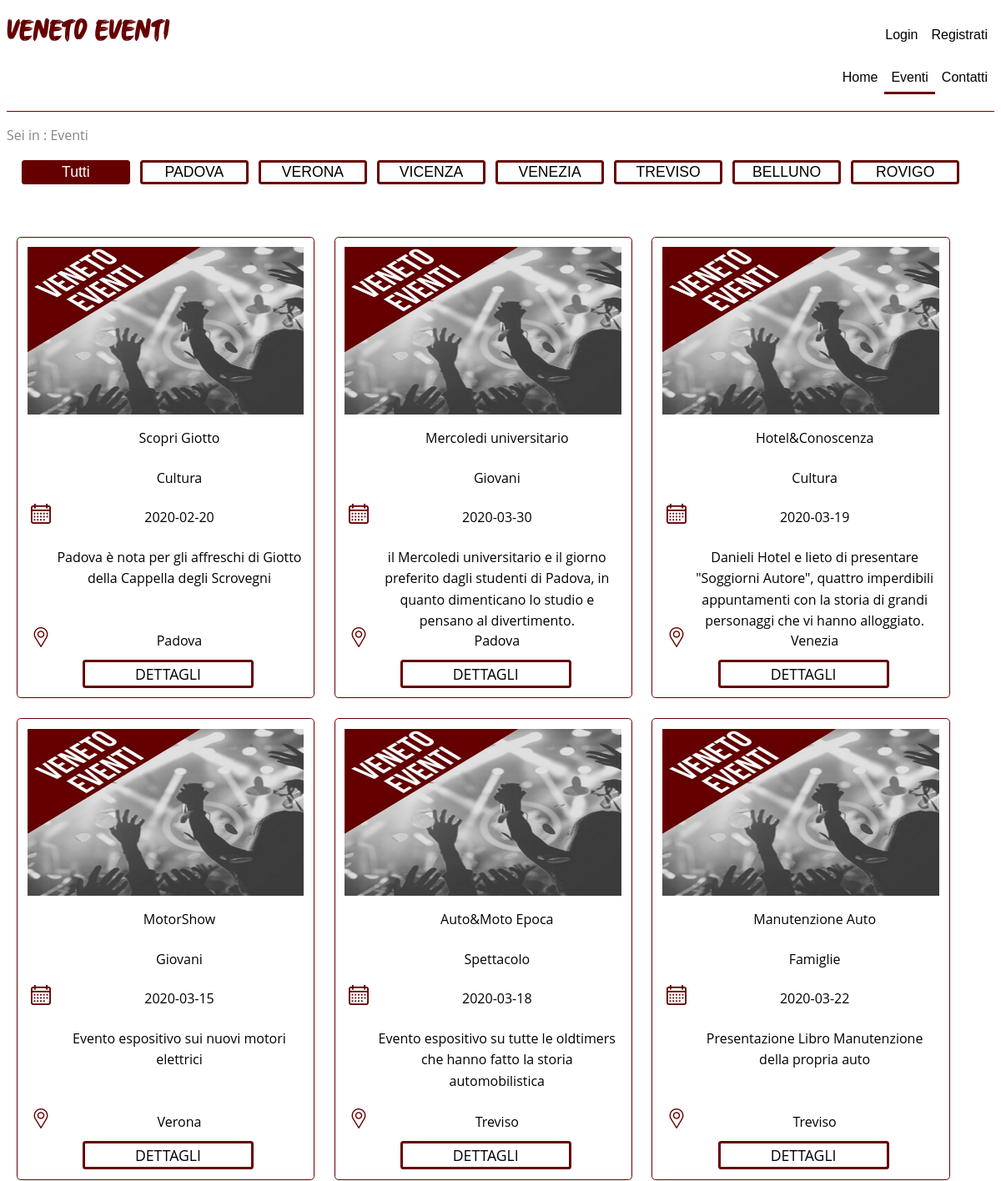
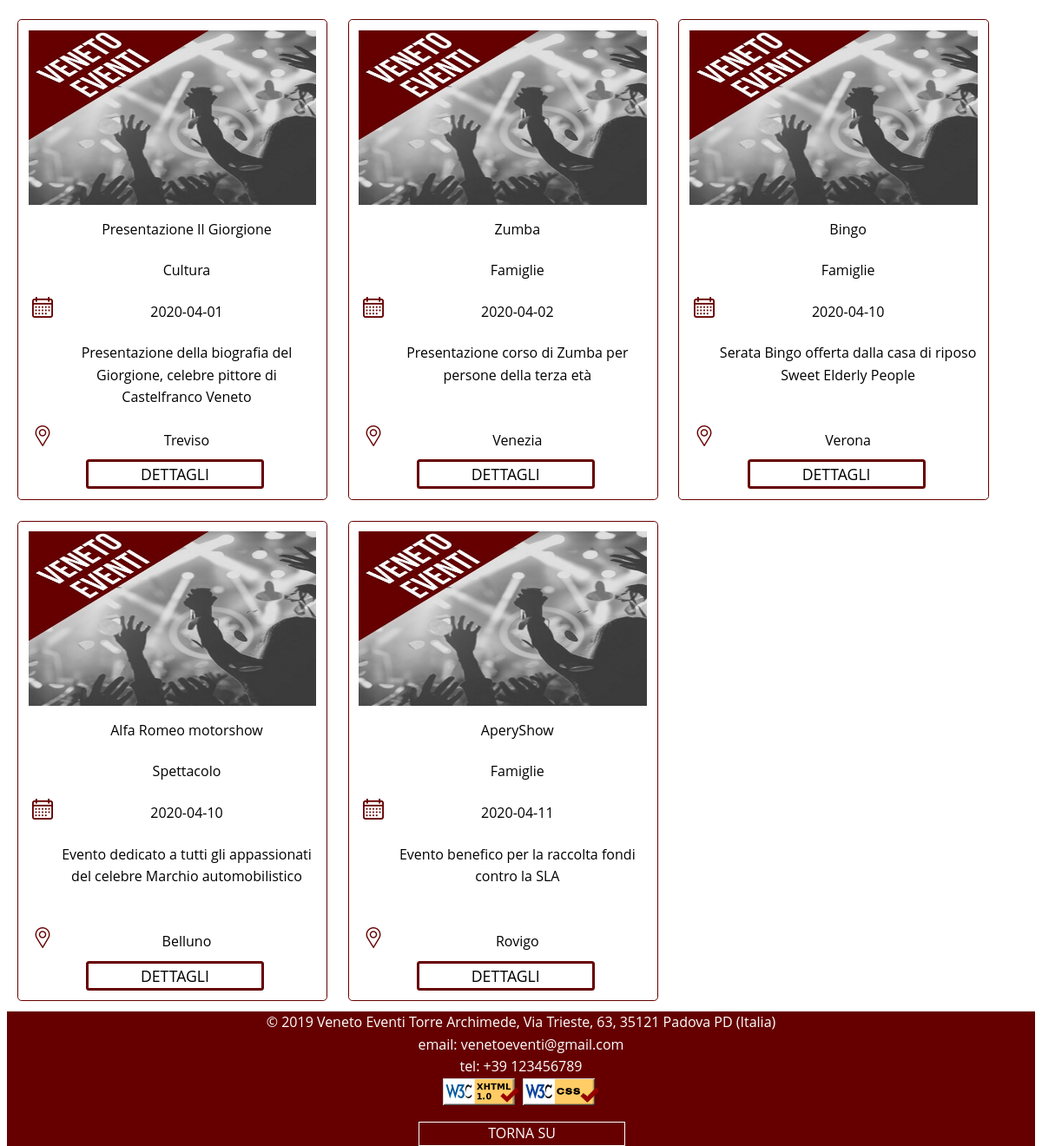
Page /eventi.php on the committed database (2 pictures, top to bottom).
### tables this page shows
CREATE TABLE `eventi` (
  `ID` int(11) NOT NULL,
  `Titolo` varchar(255) NOT NULL,
  `Descrizione` varchar(500) NOT NULL,
  `Luogo` varchar(255) NOT NULL,
  `Citta` enum('Venezia','Padova','Verona','Vicenza','Belluno','Treviso','Rovigo') NOT NULL,
  `Data` date NOT NULL,
  `Categoria` varchar(255) NOT NULL,
  `Azienda` varchar(255) NOT NULL
);

### eventi.php (the view, shortened to what this page needs)
<!DOCTYPE html PUBLIC "-//W3C//DTD XHTML 1.0 Strict//EN"
    "http://www.w3.org/TR/xhtml1/DTD/xhtml1-strict.dtd">
<html xmlns="http://www.w3.org/1999/xhtml" xml:lang="it" lang="it">
<head>
	<?php
        include_once 'functions.php';
     ?>
  </head>
<div class="home-pt1 eventi-pt1">
       <div id="contenitore-bottoni-citta" class="lista-citta citta-eventi">
        <div class="eventi-sx">
            <div>
              <button class="box-pulsante box-width-11 attivo selezione" onclick="filterSelectionCitta('Tutti')"> Tutti </button>
              <button class="box-pulsante box-width-11 selezione" onclick="filterSelectionCitta('Padova')"> PADOVA </button>
              <button class="box-pulsante box-width-11 selezione" onclick="filterSelectionCitta('Verona')">VERONA</button>
              <button class="box-pulsante box-width-11 selezione" onclick="filterSelectionCitta('Vicenza')">VICENZA</button>
            </div>
            <div>
              <button class="box-pulsante box-width-11 selezione" onclick="filterSelectionCitta('Venezia')">VENEZIA</button>
              <button class="box-pulsante box-width-11 selezione" onclick="filterSelectionCitta('Treviso')">TREVISO</button>
              <button class="box-pulsante box-width-11 selezione" onclick="filterSelectionCitta('Belluno')">BELLUNO</button>
              <button class="box-pulsante box-width-11 selezione" onclick="filterSelectionCitta('Rovigo')">ROVIGO</button>
            </div>
        </div>
      </div>
    </div>
	<div class="home-pt3">
<?php
            require_once('functions.php');
            $output=getEventiTutti();
            $outCat="";
            if($_SESSION['eventi']===true){
            foreach ($output as $elem) {
                if($elem){
                    $outCat.=   "
                                    <div class='filterDiv ".$elem['Citta']." box-evento ".$elem['Categoria']."'>
                                        <div class='box-img'>
                                            <img class='img-evento' src='".getImg($elem['ID'])."' alt='immagine evento'>
                                        </div>
                                        <div class='box-titolo'>
                                            <div class='box-icona'></div>
                                                <p class='scritte-evento'>".$elem['Titolo']."</p>
                                        </div>
                                        <div class='box-categoria '>
                                            <div class='box-icona'></div>
                                            <p class='scritte-evento'>".$elem['Categoria']."</p>
                                        </div>
                                        <div class='box-data'>
                                            <div class='box-icona'>
                                                <div id= 'calendario'></div>
                                            </div>
                                            <div class='box-data-evento'>
                                                <p class='scritte-evento'>".$elem['Data']."</p>
                                            </div>
                                        </div>
                                        <div class='box-descr'>
                                            <div class='box-icona'></div>
                                            <p class='scritte-evento'> ".$elem['Descrizione']."</p>
                                        </div>
                                        <div class='box-luogo'>
                                            <div class='box-icona'>
                                                <div id='local'></div>
                                            </div>
                                            <div class='box-luogo-evento'>
                                                <p class='scritte-evento'>".$elem['Luogo']."</p>
                                            </div>
                                        </div>
                                        <div class='box-dettagli'>
                                        <div class='box-icona'>
                                            </div>
                                            <div >
                                                <a href='dettagli_evento.php?id=".$elem['ID']."' class='scritte-dettagli selezione link'>DETTAGLI</a>
                                            </div>
                                        </div>
                                    </div>
                                    ";
                    }
            }}
            else{$outCat.= "<p> <h3>Non sono ancora stati inseriti eventi.<h3></p>";}
            echo $outCat;
        ?>
</div>
</body>

### css/stile.css (style rules this page uses)
html { height: 100%; padding:0; }
body { height: 100%; padding:0; font-family: "Open Sans", Arial, sans-serif; line-height: 1.6; font-size: 1.0em; background: #fff; color: #848484; overflow: auto; }
a { text-decoration: none; text-decoration-line: none; text-decoration-style: solid; text-decoration-color: currentcolor; color:#000; }
.box-pulsante { float: left; width: 13%; margin-left: 0.5%; margin-right: 0.5%; }
.lista-citta { padding-left: 1%; padding-right: 1%; margin-top: 1em; width: 100%; height: 2em; }
button { background: #fff; text-align: center; color: #5c5c3d; border: 0.2em solid #660000; border-radius: 0.2em; background: #fff; font-size: 1.1em; }
.link { background: #fff; text-align: center; color: #5c5c3d; border: 0.2em solid #660000; border-radius: 0.2em; background: #fff; font-size: 1.1em; }
.home-pt3 { margin-top: 3em; }
.box-evento { border-radius: 0.3em; border: 0.1em solid #660000; width: 28%; height: 33em; padding: 1%; float: left; margin:1%; }
.box-img { height: 38%; width: 100%; }
.img-evento { float: left; width: 100%; height: 100%; }
.box-icona { width: 10%; height: 100%; float: left; background: white; }
.box-titolo { float: left; height: 9%; width: 100%; }
.scritte-evento { text-align: center; color:#000; width: 90%; height: 100%; float: left; }
.box-categoria { float: left; width: 100%; height: 9%; }
.box-data { float: left; width: 100%; height: 9%; }
#calendario { width: 100%; height: 100%; background-image: url(../img/calendar.png); background-repeat: no-repeat; background-position: center; }
.box-descr { width: 100%; height: 19%; float: left; }
.box-luogo { float: left; width: 100%; height: 9%; }
#local { width: 100%; height: 100%; background-image: url(../img/local.png); background-repeat: no-repeat; background-position: center; }
.box-dettagli { float: left; width: 100%; height: 7%; }
.scritte-dettagli { text-align: center; color:#000; width: 60%; height: 100%; margin-right: 10%; margin-left: 10%; float: left; margin-top: 1%; }
.filterDiv { display: none; }
.show { display: block; }
.selezione { height: 100%; outline: none; cursor: pointer; text-align: center; color: #000; }
.attivo { background-color: #660000; color: white; }
.box-width-11 { width: 11%; }

### rows in the picture
eventi: Titolo "Scopri Giotto", Categoria "Cultura", Data "2020-02-20", Descrizione "Padova è nota per gli affreschi di Giotto della Cappella degli Scrovegni", Luogo "Padova"
eventi: Titolo "Mercoledi universitario", Categoria "Giovani", Data "2020-03-30", Descrizione "il Mercoledi universitario e il giorno preferito dagli studenti di Padova, in quanto dimenticano lo studio e pensano al divertimento.", Luogo "Padova"
eventi: Titolo "Hotel&Conoscenza", Categoria "Cultura", Data "2020-03-19", Descrizione "Danieli Hotel e lieto di presentare \"Soggiorni Autore\", quattro imperdibili appuntamenti con la storia di grandi personaggi che vi hanno alloggiato.", Luogo "Venezia"
eventi: Titolo "MotorShow", Categoria "Giovani", Data "2020-03-15", Descrizione "Evento espositivo sui nuovi motori elettrici", Luogo "Verona"
eventi: Titolo "Auto&Moto Epoca", Categoria "Spettacolo", Data "2020-03-18", Descrizione "Evento espositivo su tutte le oldtimers che hanno fatto la storia automobilistica", Luogo "Treviso"
eventi: Titolo "Manutenzione Auto", Categoria "Famiglie", Data "2020-03-22", Descrizione "Presentazione Libro Manutenzione della propria auto", Luogo "Treviso"
eventi: Titolo "Presentazione Il Giorgione", Categoria "Cultura", Data "2020-04-01", Descrizione "Presentazione della biografia del Giorgione, celebre pittore di Castelfranco Veneto", Luogo "Treviso"
eventi: Titolo "Zumba", Categoria "Famiglie", Data "2020-04-02", Descrizione "Presentazione corso di Zumba per persone della terza età", Luogo "Venezia"
eventi: Titolo "Bingo", Categoria "Famiglie", Data "2020-04-10", Descrizione "Serata Bingo offerta dalla casa di riposo Sweet Elderly People", Luogo "Verona"
eventi: Titolo "Alfa Romeo motorshow", Categoria "Spettacolo", Data "2020-04-10", Descrizione "Evento dedicato a tutti gli appassionati del celebre Marchio automobilistico", Luogo "Belluno"
eventi: Titolo "AperyShow", Categoria "Famiglie", Data "2020-04-11", Descrizione "Evento benefico per la raccolta fondi contro la SLA", Luogo "Rovigo"

### other values in the picture
$current "Eventi"
